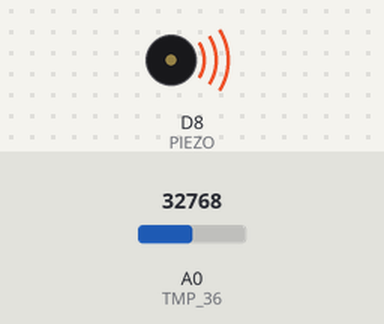
A program run on a simulated CircuitPython board. Shown: buzzer (waves = sounding). Inputs (shaded band) come from the test bench; at power-on: A0 (TMP_36) = 32768 (analog values on the 0–65535 scale). What the program prints to the serial console is not drawn.

Above: at 0.1 s.
Timing chart, 0 to 1.6 s (numbered marks = the images above):
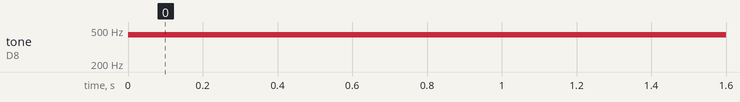

Measured:
- by itself, tone on D8 (PIEZO): silent → 440 Hz at 0.00 s

The program:

Temperatur-Alarm.py
```python
"""
Alarm, wenn der TEMP einen Schwellenwert überschreitet

================================================="""

import time
import analogio
import pulseio
import board
from simpleio import map_range

PIEZO = pulseio.PWMOut(board.D8, frequency=440, duty_cycle=0, variable_frequency=True)
TMP_36 = analogio.AnalogIn(board.A0)

FREEZING_TEMP = 0
BOIL_TEMP = 100

while True:
    TEMP = map_range(TMP_36.value, 0, 65535, 0, 5)
    # Temperatur in Grad C
    TEMP = (TEMP - .5) * 100
    print(TEMP)

    if TEMP < FREEZING_TEMP:
        PIEZO.duty_cycle = 30000
    if TEMP > BOIL_TEMP:
        PIEZO.duty_cycle = 10000
    time.sleep(.5)
```
